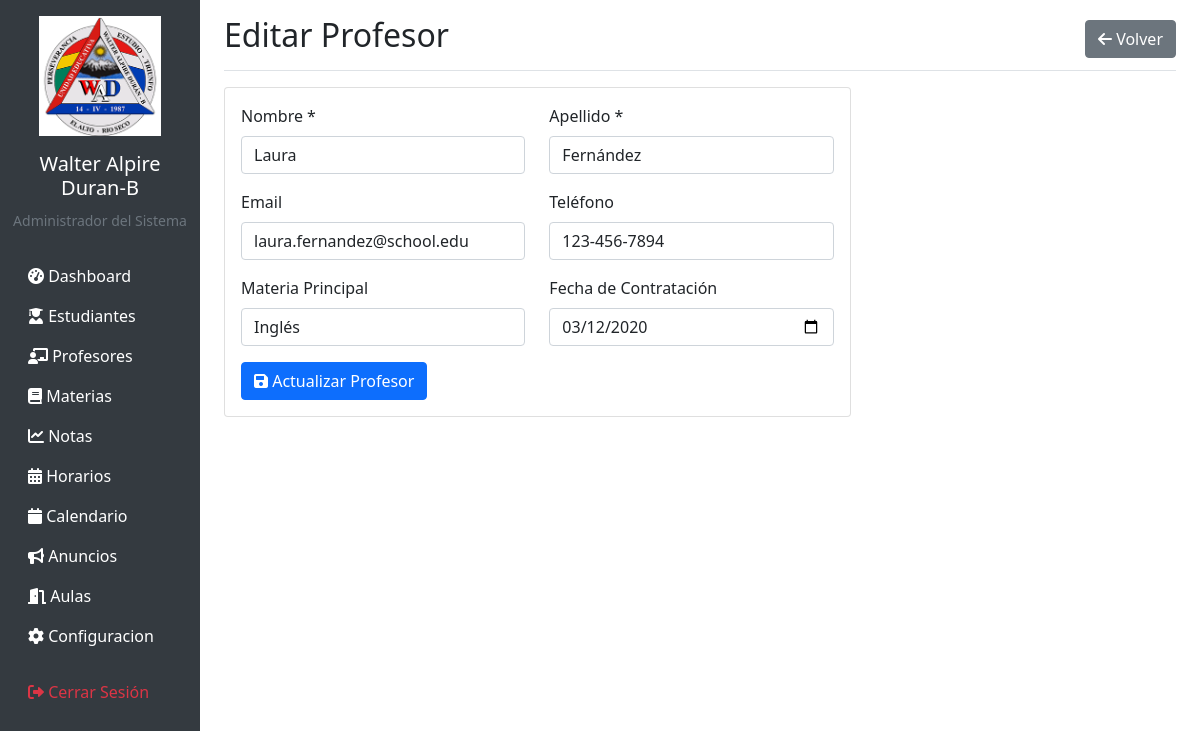
The app's page /teachers/edit/6 (signed in) with its own data.
### tables this page shows
CREATE TABLE teachers (
            id INTEGER PRIMARY KEY AUTOINCREMENT,
            first_name TEXT NOT NULL,
            last_name TEXT NOT NULL,
            email TEXT UNIQUE,
            phone TEXT,
            subject TEXT,
            hire_date DATE,
            created_at TIMESTAMP DEFAULT CURRENT_TIMESTAMP
        );

### app.py (the view, shortened to what this page needs)
@app.route('/teachers/edit/<int:id>', methods=['GET', 'POST'])
@login_required
@role_required(['director'])
def edit_teacher(id):
    conn = get_db_connection()
    teacher = conn.execute('SELECT * FROM teachers WHERE id = ?', (id,)).fetchone()
    conn.close()
    if not teacher:
        flash('Profesor no encontrado.', 'error')
        return redirect(url_for('list_teachers'))
    return render_template('teachers/edit.html', teacher=teacher)

### app.py (called while the page is built)
def get_db_connection():
    conn = sqlite3.connect(DATABASE)
    conn.row_factory = sqlite3.Row
    return conn

def login_required(f):
    @wraps(f)
    def decorated_function(*args, **kwargs):
        if 'user_id' not in session:
            return redirect(url_for('login'))
        return f(*args, **kwargs)
    return decorated_function

def role_required(roles):
    def decorator(f):
        @wraps(f)
        def decorated_function(*args, **kwargs):
            if 'user_role' not in session or session['user_role'] not in roles:
                flash('No tienes permisos para acceder a esta página.', 'error')
                return redirect(url_for('dashboard'))
            return f(*args, **kwargs)
        return decorated_function
    return decorator

### templates/teachers/edit.html (shortened to what this page needs)
{% extends "base.html" %}
{% block content %}
<div class="d-flex justify-content-between flex-wrap flex-md-nowrap align-items-center pt-3 pb-2 mb-3 border-bottom">
    <h1 class="h2">Editar Profesor</h1>
    <div class="btn-toolbar mb-2 mb-md-0">
        <a href="{{ url_for('list_teachers') }}" class="btn btn-secondary">
            <i class="fas fa-arrow-left"></i> Volver
        </a>
    </div>
</div>
<div class="row">
    <div class="col-md-8">
        <div class="card">
            <div class="card-body">
                <form method="POST">
                    <div class="row">
                        <div class="col-md-6">
                            <div class="mb-3">
                                <label for="first_name" class="form-label">Nombre *</label>
                                <input type="text" class="form-control" id="first_name" name="first_name"
                                       value="{{ teacher.first_name }}" required>
                            </div>
                        </div>
                        <div class="col-md-6">
                            <div class="mb-3">
                                <label for="last_name" class="form-label">Apellido *</label>
                                <input type="text" class="form-control" id="last_name" name="last_name"
                                       value="{{ teacher.last_name }}" required>
                            </div>
                        </div>
                    </div>
                    <div class="row">
                        <div class="col-md-6">
                            <div class="mb-3">
                                <label for="email" class="form-label">Email</label>
                                <input type="email" class="form-control" id="email" name="email"
                                       value="{{ teacher.email or '' }}">
                            </div>
                        </div>
                        <div class="col-md-6">
                            <div class="mb-3">
                                <label for="phone" class="form-label">Teléfono</label>
                                <input type="tel" class="form-control" id="phone" name="phone"
                                       value="{{ teacher.phone or '' }}">
                            </div>
                        </div>
                    </div>
                    <div class="row">
                        <div class="col-md-6">
                            <div class="mb-3">
                                <label for="subject" class="form-label">Materia Principal</label>
                                <input type="text" class="form-control" id="subject" name="subject"
                                       value="{{ teacher.subject or '' }}">
                            </div>
                        </div>
                        <div class="col-md-6">
                            <div class="mb-3">
                                <label for="hire_date" class="form-label">Fecha de Contratación</label>
                                <input type="date" class="form-control" id="hire_date" name="hire_date"
                                       value="{{ teacher.hire_date or '' }}">
                            </div>
                        </div>
                    </div>
                    <button type="submit" class="btn btn-primary">
                        <i class="fas fa-save"></i> Actualizar Profesor
                    </button>
                </form>
            </div>
        </div>
    </div>
</div>
{% endblock %}

### records on screen
teachers: first_name "Laura", last_name "Fernández", email "laura.fernandez@school.edu", phone "123-456-7894", subject "Inglés", hire_date "03/12/2020"

### other values on screen
{{ session.full_name }} "Administrador del Sistema"
